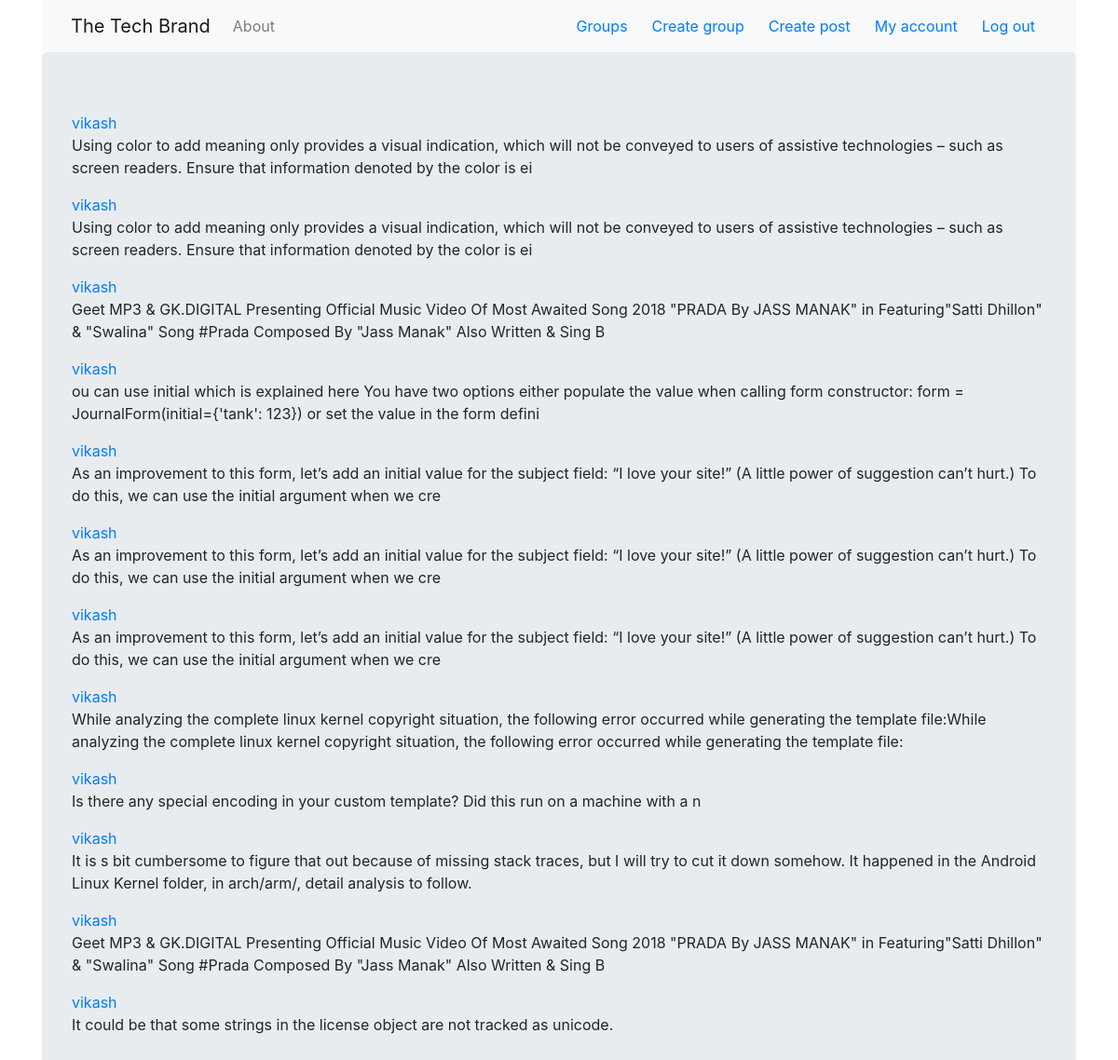
Screenshot of / (signed in) with the database file from the repository.
### posts/models.py (models this page shows, shortened)
class post(models.Model):
    postcontent=models.CharField(max_length=1000)
    groupname=models.ForeignKey(group,related_name='posts', on_delete=models.PROTECT)
    user=models.ForeignKey(User,related_name='posts', on_delete=models.PROTECT)

### social_media/views.py (the view)
# urls.py: url(r'^$',views.home_fun.as_view(),name='home' ),
class home_fun(ListView):
     model=post
     template_name='home.html'
     def get_queryset(self):
         return post.objects.filter(user=self.request.user)

### templates/home.html
{% extends 'base.html' %}
{% block block1 %}
<div class="container">
<div class="jumbotron">
{% for posts in post_list %}
<a href="#">{{ posts.user }}</a>
<p>{{ posts.postcontent }}</p>
{% endfor %}
</div>
</div>
{% endblock %}

### rows the page displays
post: user "vikash", postcontent "Using color to add meaning only provides a visual indication, which will not be conveyed to users of assistive technologies – such as screen readers. Ensure that information denoted by the color is ei"
post: user "vikash", postcontent "Using color to add meaning only provides a visual indication, which will not be conveyed to users of assistive technologies – such as screen readers. Ensure that information denoted by the color is ei"
post: user "vikash", postcontent "Geet MP3 & GK.DIGITAL Presenting Official Music Video Of Most Awaited Song 2018 \"PRADA By JASS MANAK\" in Featuring\"Satti Dhillon\" & \"Swalina\" Song #Prada Composed By \"Jass Manak\" Also Written & Sing B"
post: user "vikash", postcontent "ou can use initial which is explained here You have two options either populate the value when calling form constructor: form = JournalForm(initial={'tank': 123}) or set the value in the form defini"
post: user "vikash", postcontent "As an improvement to this form, let’s add an initial value for the subject field: “I love your site!” (A little power of suggestion can’t hurt.) To do this, we can use the initial argument when we cre"
post: user "vikash", postcontent "As an improvement to this form, let’s add an initial value for the subject field: “I love your site!” (A little power of suggestion can’t hurt.) To do this, we can use the initial argument when we cre"
post: user "vikash", postcontent "As an improvement to this form, let’s add an initial value for the subject field: “I love your site!” (A little power of suggestion can’t hurt.) To do this, we can use the initial argument when we cre"
post: user "vikash", postcontent "While analyzing the complete linux kernel copyright situation, the following error occurred while generating the template file:While analyzing the complete linux kernel copyright situation, the following error occurred while generating the template file:"
post: user "vikash", postcontent "Is there any special encoding in your custom template? Did this run on a machine with a n"
post: user "vikash", postcontent "It is s bit cumbersome to figure that out because of missing stack traces, but I will try to cut it down somehow. It happened in the Android Linux Kernel folder, in arch/arm/, detail analysis to follow."
post: user "vikash", postcontent "Geet MP3 & GK.DIGITAL Presenting Official Music Video Of Most Awaited Song 2018 \"PRADA By JASS MANAK\" in Featuring\"Satti Dhillon\" & \"Swalina\" Song #Prada Composed By \"Jass Manak\" Also Written & Sing B"
post: user "vikash", postcontent "It could be that some strings in the license object are not tracked as unicode."
